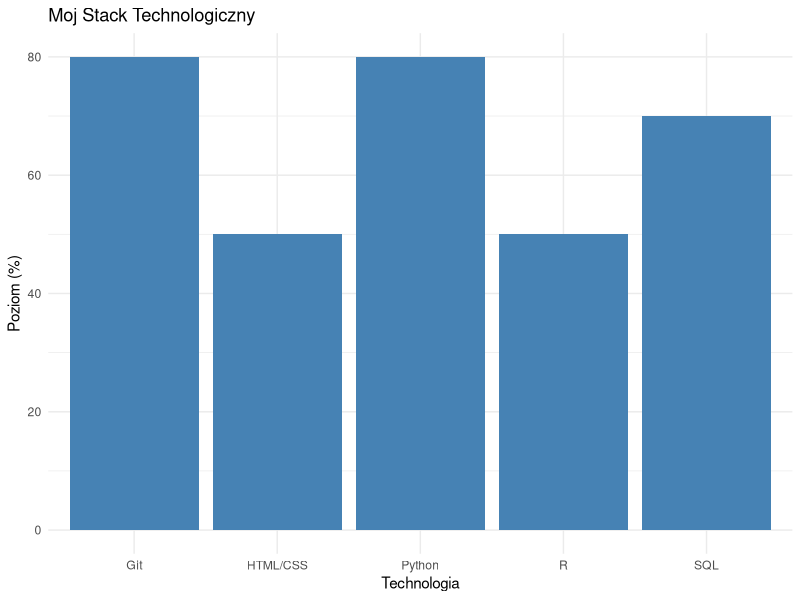
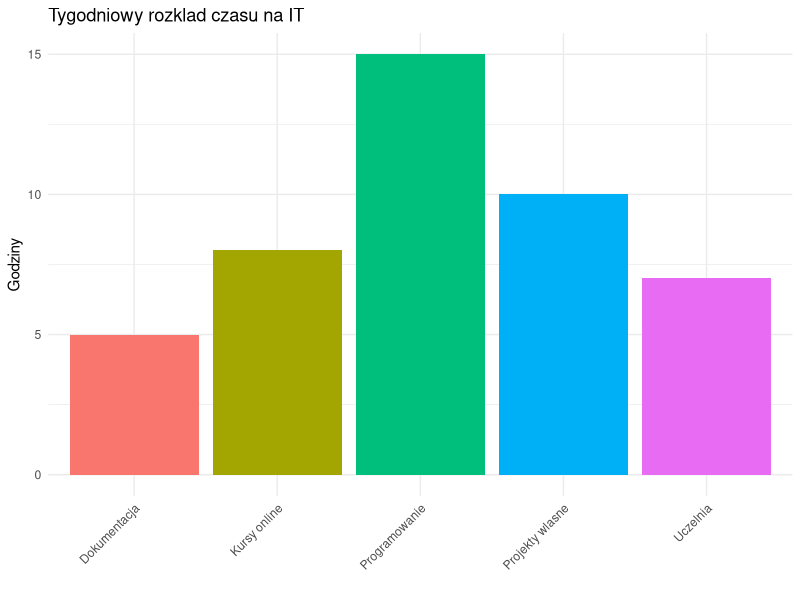
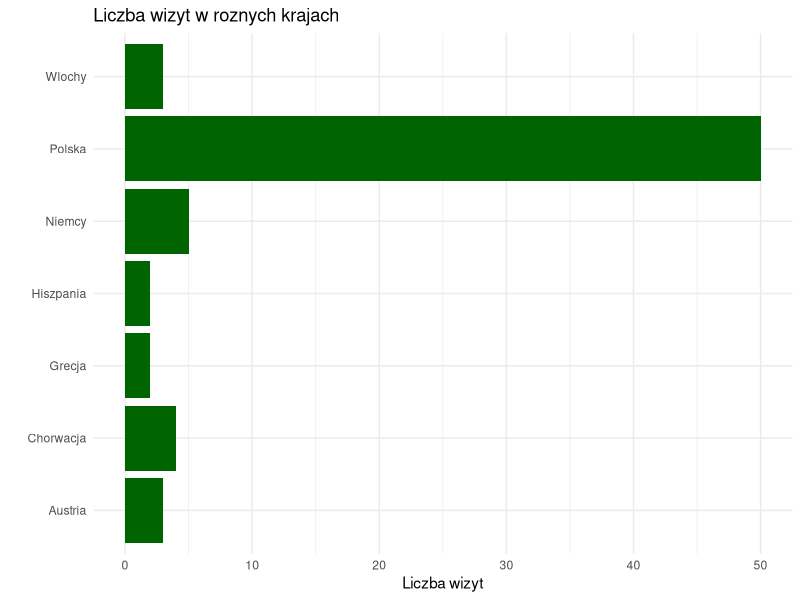
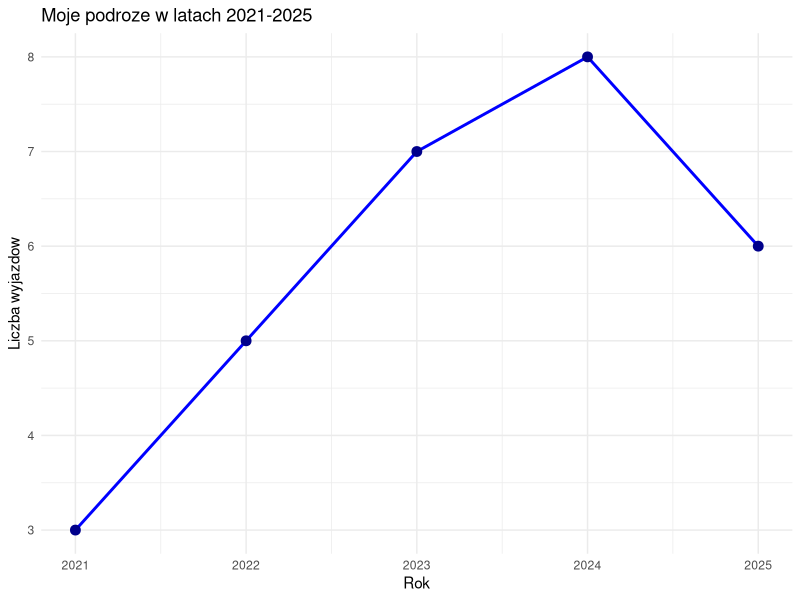

The R source for these figures, in order:
## ---- chunk 1
#| output-location: slide
# wykres pojawi sie na nastepnym slajdzie

library(ggplot2)

# dane - poziom umiejetnosci w roznych technologiach
skills <- data.frame(
  Technologia = c("R", "Python", "SQL", "HTML/CSS", "Git"),
  Poziom = c(50, 80, 70, 50, 80)
)

# wykres slupkowy
ggplot(skills, aes(x = Technologia, y = Poziom)) +
  geom_col(fill = "steelblue") +
  theme_minimal() +
  labs(title = "Moj Stack Technologiczny", 
       x = "Technologia", 
       y = "Poziom (%)")
## ---- chunk 2
#| output-location: slide

# dane - rozklad czasu w tygodniu
czas_nauki <- data.frame(
  Aktywnosc = c("Programowanie", "Kursy online", "Projekty wlasne", "Dokumentacja", "Uczelnia"),
  Godziny = c(15, 8, 10, 5, 7)
)

# wykres slupkowy z kolorami wg aktywnosci
ggplot(czas_nauki, aes(x = Aktywnosc, y = Godziny, fill = Aktywnosc)) +
  geom_col() +
  theme_minimal() +
  labs(title = "Tygodniowy rozklad czasu na IT", 
       x = "", 
       y = "Godziny") +
  theme(axis.text.x = element_text(angle = 45, hjust = 1),
        legend.position = "none")
## ---- chunk 3
#| output-location: slide

# dane - liczba wizyt w krajach
kraje <- data.frame(
  Kraj = c("Polska", "Niemcy", "Wlochy", "Hiszpania", "Grecja", "Chorwacja", "Austria"),
  Wizyty = c(50, 5, 3, 2, 2, 4, 3)
)

# poziomy wykres slupkowy
ggplot(kraje, aes(x = Kraj, y = Wizyty)) +
  geom_col(fill = "darkgreen") +
  coord_flip() +
  theme_minimal() +
  labs(title = "Liczba wizyt w roznych krajach", 
       x = "", 
       y = "Liczba wizyt")
## ---- chunk 4
#| output-location: slide

# dane - liczba wyjazdow w latach
podroze <- data.frame(
  Rok = c(2021, 2022, 2023, 2024, 2025),
  Liczba_wyjazdow = c(3, 5, 7, 8, 6)
)

# wykres liniowy z punktami
ggplot(podroze, aes(x = Rok, y = Liczba_wyjazdow)) +
  geom_line(color = "blue", size = 1) +
  geom_point(color = "darkblue", size = 3) +
  theme_minimal() +
  labs(title = "Moje podroze w latach 2021-2025", 
       x = "Rok", 
       y = "Liczba wyjazdow")
